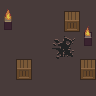

The image is a tile-based game level rendered from a .tmx file. Its description and complete source (layers, tilesets, objects, tile grids) follow:
An orthogonal 6x6 tile map with 16x16 px tiles, 4 tile layers (Floor1, Floor2 (Decorations), Walls (Collidable), Items1 (Collidable)), 2 hidden layers not drawn.

<map version="1.2" tiledversion="1.2.1" orientation="orthogonal" renderorder="right-down" width="6" height="6" tilewidth="16" tileheight="16" infinite="0" nextlayerid="7" nextobjectid="1">
 <tileset firstgid="1" source="../../../../tilesets/actual/UltimateTileset.tsx" />
 <layer id="1" name="Floor1" width="6" height="6">
  <data encoding="csv">
143,143,143,143,143,143,
143,143,143,143,143,143,
143,143,143,143,143,143,
143,143,143,143,143,143,
143,143,143,143,143,143,
143,143,143,143,143,143
</data>
 </layer>
 <layer id="2" name="Floor2 (Decorations)" width="6" height="6">
  <data encoding="csv">
0,0,0,0,0,0,
0,0,0,0,0,0,
0,0,0,129,130,0,
0,0,0,145,146,0,
0,0,0,0,0,0,
0,0,0,0,0,0
</data>
 </layer>
 <layer id="3" name="Walls (Collidable)" width="6" height="6">
  <data encoding="csv">
0,0,0,0,0,0,
0,0,0,0,0,0,
0,0,0,0,0,0,
0,0,0,0,0,0,
0,0,0,0,0,0,
0,0,0,0,0,0
</data>
 </layer>
 <layer id="4" name="Items1 (Collidable)" width="6" height="6">
  <data encoding="csv">
213,0,0,0,265,0,
229,0,0,0,281,214,
0,0,0,0,0,230,
0,265,0,0,0,265,
0,281,0,0,0,281,
0,0,0,0,0,0
</data>
 </layer>
 <layer id="5" name="Items2 (Triggerable)" width="6" height="6" visible="0">
  <data encoding="csv">
0,0,0,0,203,0,
0,0,0,0,0,0,
0,0,0,0,0,0,
0,206,0,0,0,205,
0,0,0,0,0,0,
0,0,0,0,0,0
</data>
 </layer>
 <layer id="6" name="Characters" width="6" height="6" visible="0">
  <data encoding="csv">
0,0,0,0,0,0,
0,0,0,0,0,0,
0,0,388,0,0,0,
0,0,0,0,0,0,
0,0,0,0,0,0,
0,0,0,0,0,0
</data>
 </layer>
</map>
